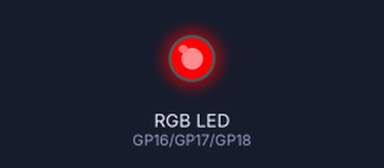
Simulated run of this program. Board: Raspberry Pi Pico running MicroPython. Parts: an RGB LED mixed from three pins (HIGH = lit).

Above: at 0.2 s.
At 1.2 s:
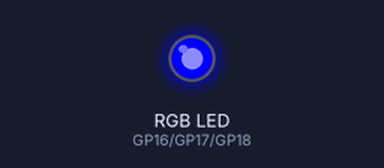
At 2.7 s:
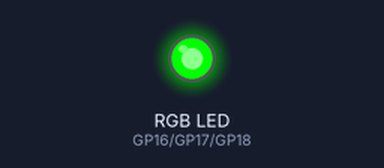
At 3.7 s:
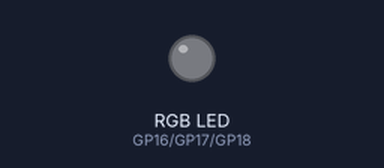
Timing chart, 0 to 4.6 s (numbered marks = the images above):
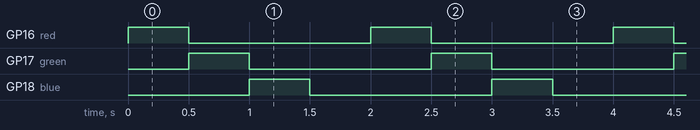

Measured:
- by itself, GP16 (red), GP17 (green), GP18 (blue): alternates HIGH for 0.50 s and LOW for 1.5 s
- by itself, everything shown: repeats every 2.0 s, in 4 steps

The program:

pico_rgbLED.py
```python
from picozero import RGBLED
from time import sleep

rgb = RGBLED(red = 16, green = 17, blue = 18)

while True:
    rgb.color = (255, 0, 0)
    sleep(0.5)
    rgb.color = (0, 255, 0)
    sleep(0.5)
    rgb.color = (0, 0, 255)
    sleep(0.5)
    rgb.color = (0, 0, 0)
    sleep(0.5)

    # blink purple 2 seconds, off 0.5 seconds
    #rgb.blink((0.5, 0.5, 0.5), colors=((255, 0, 0), (0, 255, 0), (0, 0, 255)), wait=True, n=3)
    #print("Finished blinking") # Runs after 3 repeats

    # Colour cycle slower in the opposite direction
    #rgb.cycle(fade_times=3, colors=((0, 0, 255), (0, 255, 0), (255, 0, 0)), wait=True, n=2)

    # 2 second to fade from purple to off, 0.5 seconds to change from off to purple
    #rgb.pulse(fade_times=(2, 0.5), colors=((0, 0, 255), (255, 0, 0)), wait=True, n=2)
    #print("Finished pulsing") # Runs after 3 pulses

    #rgb.off()
```
